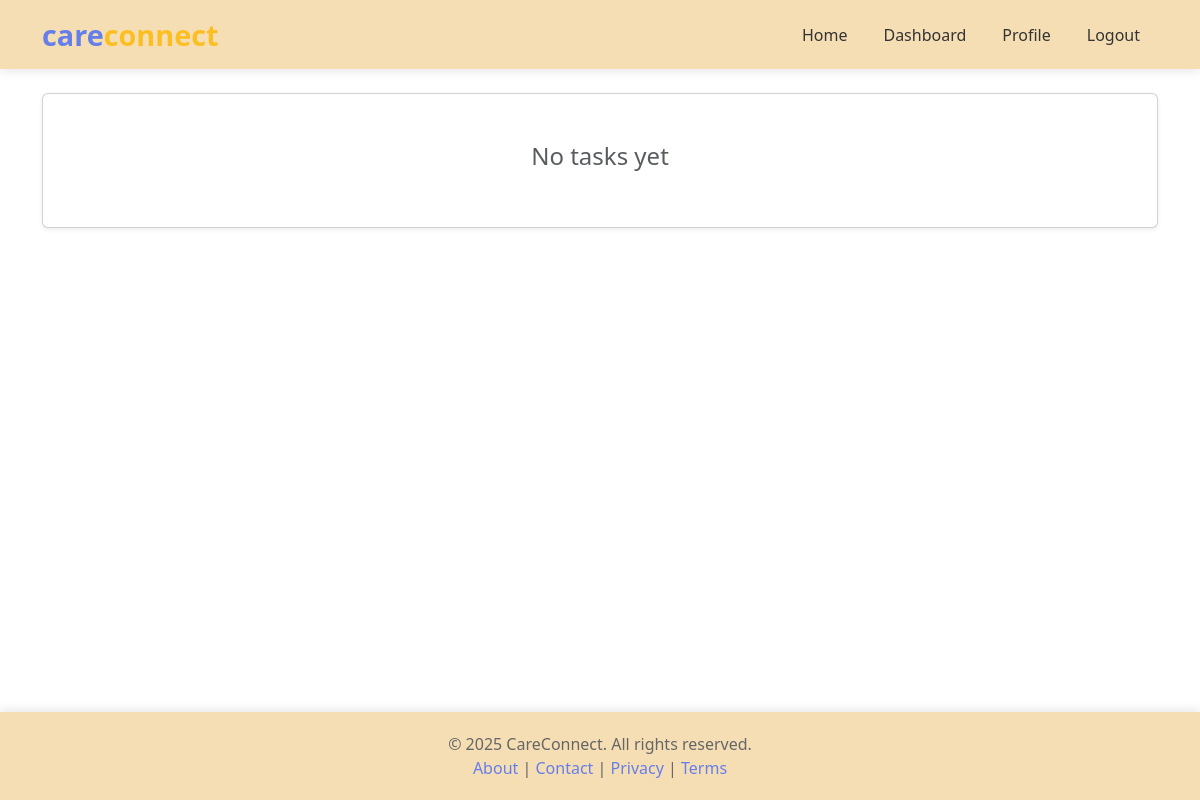
Before: /providers/tasks/ (signed in) with the older database file.
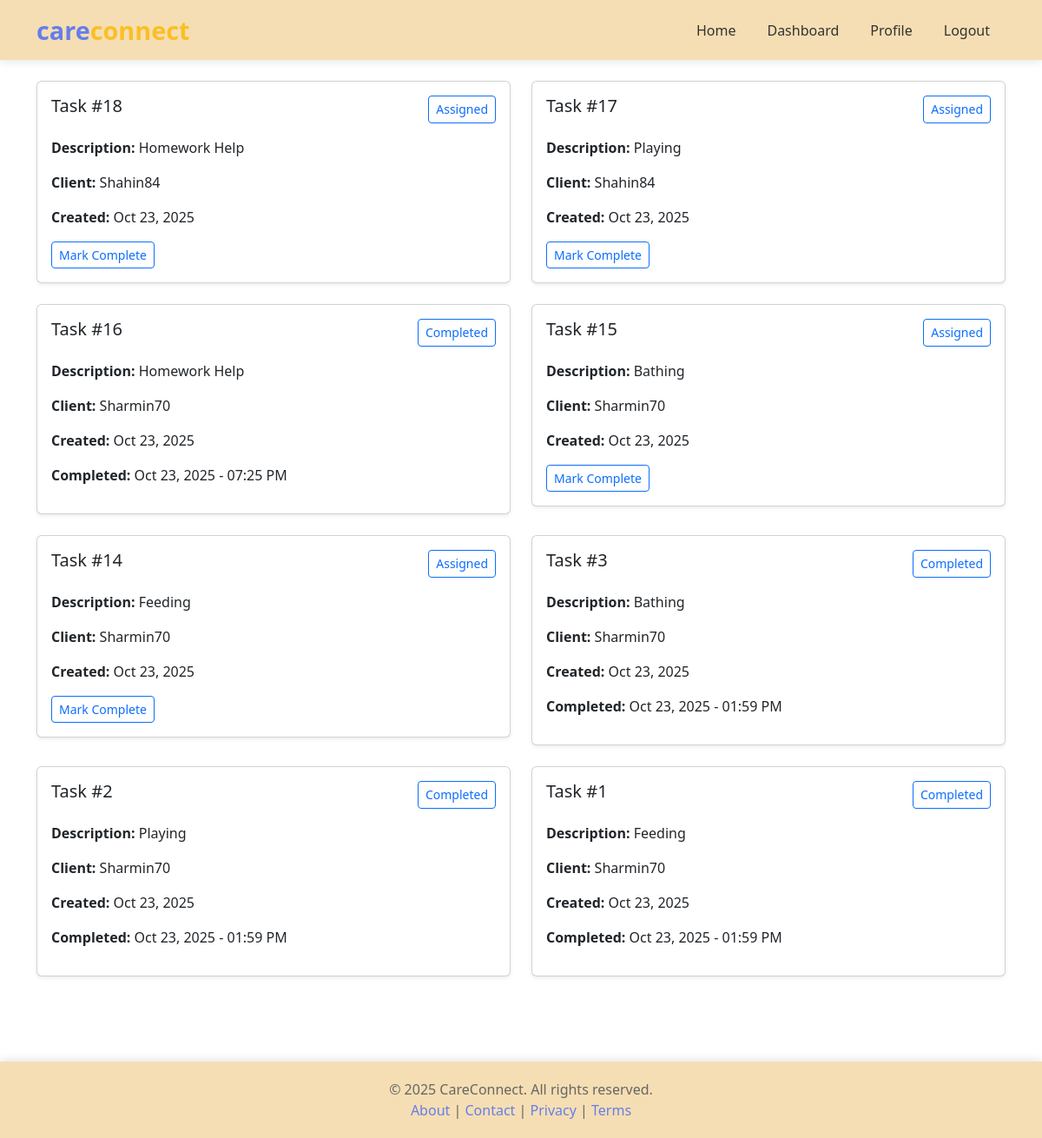
After: the same page with the newer database file.
### providers/models.py (models this page shows, shortened)
class Task(models.Model):
    STATUS_CHOICES = [
        ('assigned', 'Assigned'),
        ('in_progress', 'In Progress'),
        ('completed', 'Completed'),
    ]
    provider = models.ForeignKey(ServiceProvider, on_delete=models.CASCADE, related_name='provider_tasks')
    user = models.ForeignKey(User, on_delete=models.CASCADE, related_name='user_tasks')
    booking = models.ForeignKey('users.Booking', on_delete=models.CASCADE, related_name='booking_tasks', null=True,
                                blank=True)
    description = models.TextField()
    status = models.CharField(max_length=20, choices=STATUS_CHOICES, default='assigned')
    completedAt = models.DateTimeField(null=True, blank=True)
    created_at = models.DateTimeField(auto_now_add=True)
    class Meta:
        ordering = ['-created_at']

### users/models.py (models this page shows, shortened)
class User(AbstractUser):
    contactNo = models.CharField(max_length=15)
    address = models.TextField()
    profile_image = models.ImageField(upload_to='user_profiles/', blank=True, null=True)
    is_provider = models.BooleanField(default=False)

### providers/views.py (the view)
# urls.py: path('tasks/', views.provider_tasks, name='provider_tasks'),
@login_required
def provider_tasks(request):
    if not request.user.is_provider:
        return redirect('user_dashboard')
    provider = ServiceProvider.objects.get(user=request.user)
    tasks = Task.objects.filter(provider=provider).order_by('-created_at')
    context = {
        'provider': provider,
        'tasks': tasks,
    }
    return render(request, 'providers/tasks.html', context)

### templates/providers/tasks.html (shortened to what this page needs)
{% extends 'base.html' %}
{% block content %}
<div class="container mt-4 mb-5">
    {% if tasks %}
        <div class="row g-4">
            {% for task in tasks %}
            <div class="col-md-6">
                <div class="card shadow-sm">
                    <div class="card-body">
                        <div class="d-flex justify-content-between mb-3">
                            <h5>Task #{{ task.id }}</h5>
                            {% if task.status == 'assigned' %}
                            <span class="btn btn-outline-primary btn-sm">Assigned</span>
                            {% elif task.status == 'in_progress' %}
                            <span class="btn btn-outline-primary btn-sm">In Progress</span>
                            {% else %}
                            <span class="btn btn-outline-primary btn-sm">Completed</span>
                            {% endif %}
                        </div>
                        <p><strong>Description:</strong> {{ task.description }}</p>
                        <p><strong>Client:</strong> {{ task.user.username }}</p>
                        <p><strong>Created:</strong> {{ task.created_at|date:"M d, Y" }}</p>
                        {% if task.completedAt %}
                        <p><strong>Completed:</strong> {{ task.completedAt|date:"M d, Y - h:i A" }}</p>
                        {% endif %}
                        {% if task.status != 'completed' %}
                        <a href="{% url 'complete_task' task.id %}" class="btn btn-outline-primary btn-sm">Mark Complete</a>
                        {% endif %}
                    </div>
                </div>
            </div>
            {% endfor %}
        </div>
    {% else %}
        <div class="card shadow-sm">
            <div class="card-body text-center py-5">
                <h4 class="text-muted">No tasks yet</h4>
            </div>
        </div>
    {% endif %}
</div>
{% endblock %}

Changed rows visible on the page:
added Task: id "18", status "Assigned", description "Homework Help", user.username "Shahin84", created_at "Oct 23, 2025"
added Task: id "17", status "Assigned", description "Playing", user.username "Shahin84", created_at "Oct 23, 2025"
added Task: id "16", status "Completed", description "Homework Help", user.username "Sharmin70", created_at "Oct 23, 2025", completedAt "Oct 23, 2025 - 07:25 PM"
added Task: id "15", status "Assigned", description "Bathing", user.username "Sharmin70", created_at "Oct 23, 2025"
added Task: id "14", status "Assigned", description "Feeding", user.username "Sharmin70", created_at "Oct 23, 2025"
added Task: id "3", status "Completed", description "Bathing", user.username "Sharmin70", created_at "Oct 23, 2025", completedAt "Oct 23, 2025 - 01:59 PM"
added Task: id "2", status "Completed", description "Playing", user.username "Sharmin70", created_at "Oct 23, 2025", completedAt "Oct 23, 2025 - 01:59 PM"
added Task: id "1", status "Completed", description "Feeding", user.username "Sharmin70", created_at "Oct 23, 2025", completedAt "Oct 23, 2025 - 01:59 PM"
Other visible differences:
text no longer shown: "No tasks yet"
